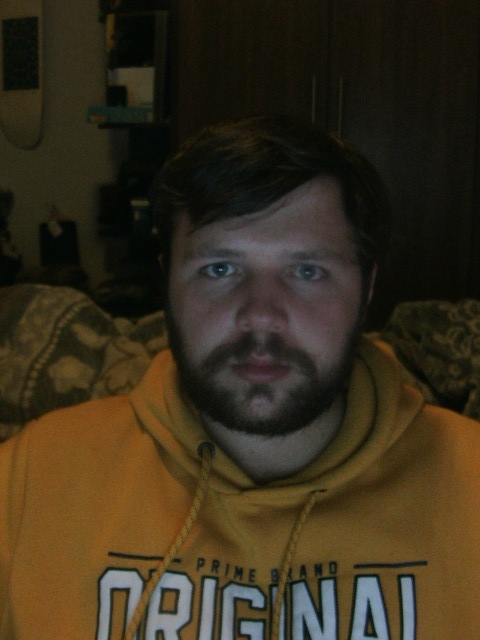
#> input picture datasets/at_camera/image_1/full_frame.jpg, 480 x 640 px, found by its file name
$ python pix_int.py
#> lines starting #> are read from the running program, lines starting #| are printed output that depends on the picture; long printed decimals are rounded
import cv2
import numpy as np
import matplotlib.pyplot as plt

def analyze_image_intensity(image_path):
    # Load the image in grayscale
    image = cv2.imread(image_path, cv2.IMREAD_GRAYSCALE)
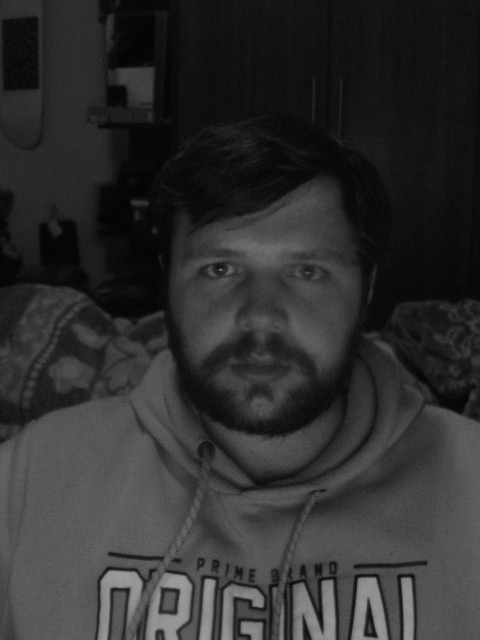
#> image: shape (640, 480); min 3, max 160, mean 47.4

    if image is None:
        return "Image not found or invalid file format."

    # Calculate the average pixel intensity
    average_intensity = np.mean(image)
#> average_intensity = 47.39
    print("average_intensity: ", average_intensity)
#| average_intensity:  47.394

    # Plot the histogram of pixel intensities
    plt.figure(figsize=(10, 6))
    plt.hist(image.ravel(), bins=256, range=(0, 256), color='gray')
    plt.title('Pixel Intensity Histogram')
    plt.xlabel('Pixel Intensity')
    plt.ylabel('Frequency')
    plt.grid(True)
    plt.show()
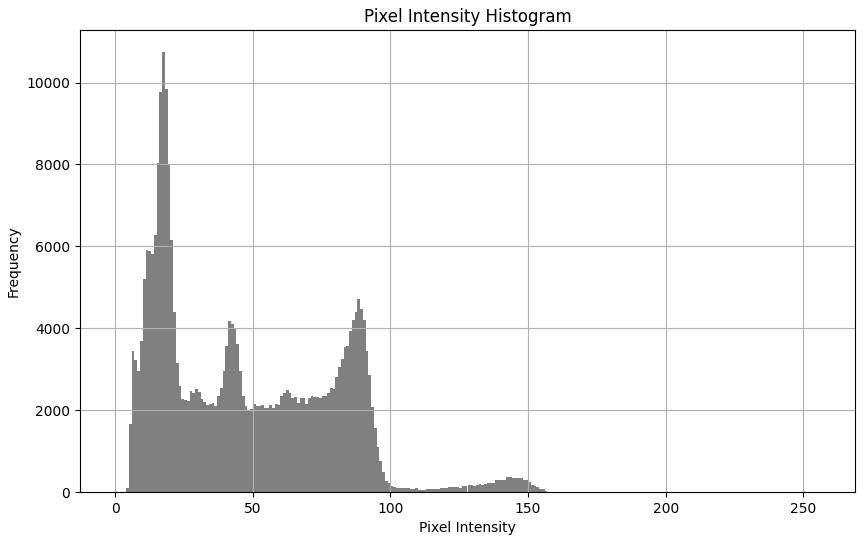
#> figure drawn by matplotlib, 1 panel; tallest bar 10747 high, from x = 17 to 18

    return average_intensity

analyze_image_intensity('datasets/Auto6/at_camera/image_1/full_frame.jpg')
